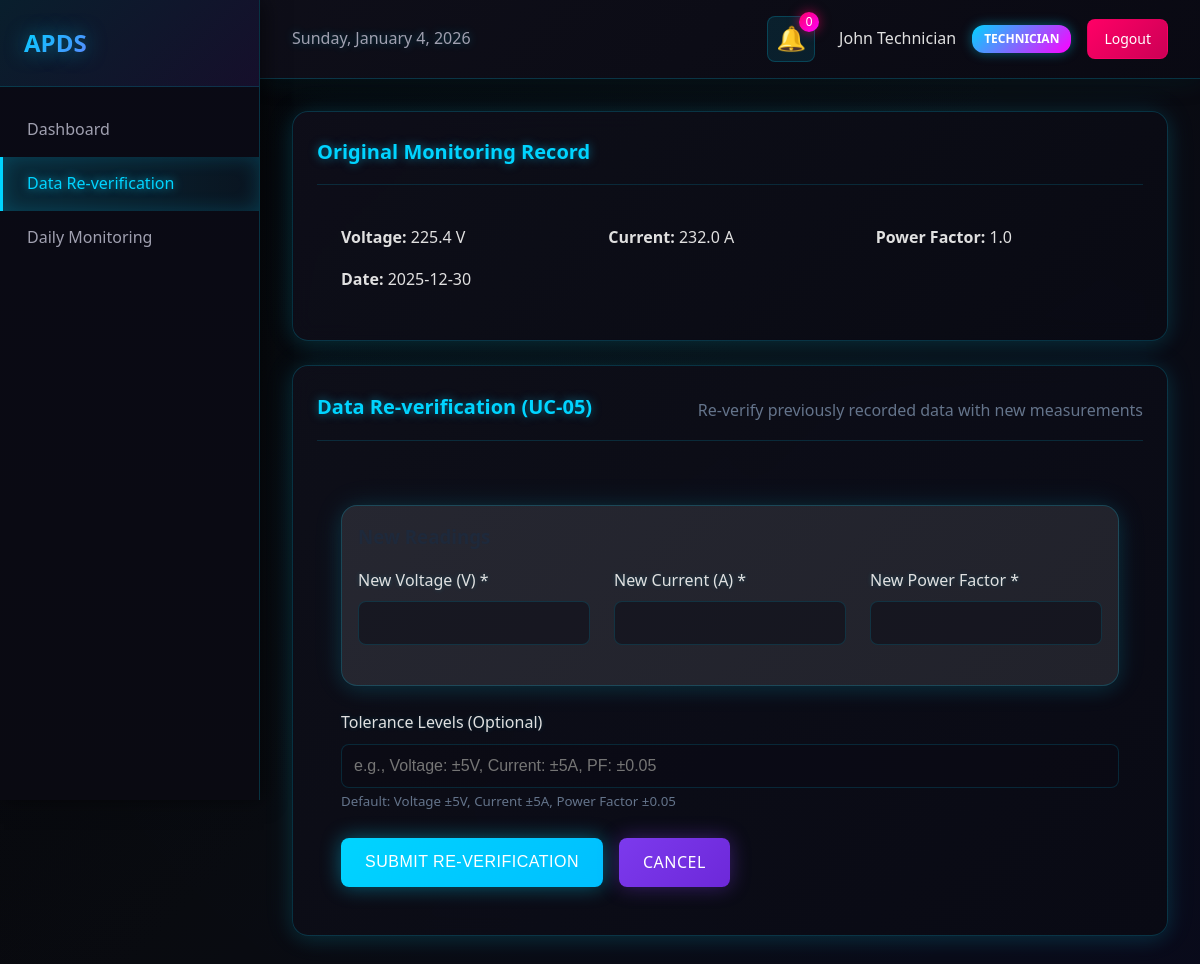
Screenshot of /forms/data-reverification?monitoring_id=1 (signed in) with the database file from the repository.
### tables this page shows
CREATE TABLE users (
                id INTEGER PRIMARY KEY AUTOINCREMENT,
                username TEXT UNIQUE NOT NULL,
                email TEXT UNIQUE NOT NULL,
                password_hash TEXT NOT NULL,
                role TEXT NOT NULL CHECK(role IN ('technician', 'engineer', 'dm', 'dgm', 'vendor')),
                full_name TEXT NOT NULL,
                department TEXT,
                created_at TIMESTAMP DEFAULT CURRENT_TIMESTAMP,
                is_active INTEGER DEFAULT 1
            );

CREATE TABLE daily_monitoring (
                id INTEGER PRIMARY KEY AUTOINCREMENT,
                equipment_id INTEGER NOT NULL,
                technician_id INTEGER NOT NULL,
                monitoring_date DATE NOT NULL,
                shift TEXT CHECK(shift IN ('morning', 'afternoon', 'night')),
                voltage REAL,
                current REAL,
                power_factor REAL,
                operational_status TEXT NOT NULL CHECK(operational_status IN ('normal', 'warning', 'critical')),
                observations TEXT,
                created_at TIMESTAMP DEFAULT CURRENT_TIMESTAMP,
                FOREIGN KEY (equipment_id) REFERENCES equipment(id),
                FOREIGN KEY (technician_id) REFERENCES users(id)
            );

### app/routes/form_routes.py (the view)
@forms_bp.route('/forms/data-reverification')
def data_reverification():
    auth_check = require_auth()
    if auth_check:
        return auth_check
    monitoring_id = request.args.get('monitoring_id')
    user = auth_controller.get_current_user()
    notifications = notification_controller.get_user_notifications(unread_only=True)
    original_monitoring = None
    if monitoring_id:
        monitoring_result = monitoring_controller.get_technician_history(limit=1000)
        if monitoring_result.get('success'):
            for record in monitoring_result.get('data', []):
                if record.get('id') == int(monitoring_id):
                    original_monitoring = record
                    break
    return render_template('forms/data_reverification.html',
                         user=user,
                         original_monitoring=original_monitoring,
                         notifications=notifications.get('data', []))

### app/controllers/auth_controller.py (called while the page is built)
    def get_current_user(self) -> dict:
        if 'user_id' not in session:
            return None
        user = self.auth_service.get_user_by_id(session['user_id'])
        if user:
            return user.to_dict()
        return None

    def is_authenticated(self) -> bool:
        return 'user_id' in session

### app/controllers/monitoring_controller.py (called while the page is built)
    def get_technician_history(self, limit: int = 100) -> dict:
        try:
            technician_id = session.get('user_id')
            if not technician_id:
                return {'success': False, 'message': 'Not authenticated'}
            records = self.monitoring_service.get_technician_monitoring_history(technician_id, limit)
            return {
                'success': True,
                'data': [record.to_dict() for record in records]
            }
        except Exception as e:
            return {
                'success': False,
                'message': str(e)
            }

### app/controllers/notification_controller.py (called while the page is built)
    def get_user_notifications(self, unread_only: bool = False) -> dict:
        try:
            user_id = session.get('user_id')
            if not user_id:
                return {'success': False, 'message': 'Not authenticated'}
            notifications = self.notification_service.get_user_notifications(user_id, unread_only)
            return {
                'success': True,
                'data': [notif.to_dict() for notif in notifications]
            }
        except Exception as e:
            return {
                'success': False,
                'message': str(e)
            }

### app/models/monitoring.py (called while the page is built)
    @classmethod
    def from_dict(cls, data: dict):
        return cls(
            id=data.get('id'),
            equipment_id=data.get('equipment_id', 0),
            technician_id=data.get('technician_id', 0),
            monitoring_date=datetime.fromisoformat(data['monitoring_date']).date() if data.get('monitoring_date') else date.today(),
            shift=data.get('shift'),
            voltage=data.get('voltage'),
            current=data.get('current'),
            power_factor=data.get('power_factor'),
            operational_status=data.get('operational_status', 'normal'),
            observations=data.get('observations'),
            created_at=datetime.fromisoformat(data['created_at']) if data.get('created_at') else None
        )

### app/repositories/base_repository.py (called while the page is built)
    def fetch_one(self, query: str, params: tuple = None):
        cursor = self.execute_query(query, params)
        return cursor.fetchone()

### app/templates/forms/data_reverification.html (shortened to what this page needs)
{% extends "base.html" %}
{% block sidebar_menu %}
<a href="{{ url_for('dashboard.technician_dashboard') }}">Dashboard</a>
<a href="{{ url_for('forms.data_reverification') }}" class="active">Data Re-verification</a>
<a href="{{ url_for('forms.daily_monitoring') }}">Daily Monitoring</a>
{% endblock %}
{% block content %}
{% if original_monitoring %}
<div class="card" style="margin-bottom: 1.5rem;">
    <div class="card-header">
        <h2 class="card-title">Original Monitoring Record</h2>
    </div>
    <div style="padding: 1.5rem;">
        <div class="grid grid-3">
            <div>
                <strong>Voltage:</strong> {{ original_monitoring.voltage or '-' }} V
            </div>
            <div>
                <strong>Current:</strong> {{ original_monitoring.current or '-' }} A
            </div>
            <div>
                <strong>Power Factor:</strong> {{ original_monitoring.power_factor or '-' }}
            </div>
        </div>
        <p style="margin-top: 1rem;"><strong>Date:</strong> {{ original_monitoring.monitoring_date[:10] if original_monitoring.monitoring_date else '-' }}</p>
    </div>
</div>
{% endif %}
<div class="card">
    <div class="card-header">
        <h2 class="card-title">Data Re-verification (UC-05)</h2>
        <p style="color: #64748b; margin-top: 0.5rem;">Re-verify previously recorded data with new measurements</p>
    </div>
    <form id="reverificationForm" style="padding: 1.5rem;">
        <div class="card" style="margin: 1.5rem 0; padding: 1rem; background-color: #f8fafc;">
            <h3 style="margin-bottom: 1rem; color: #1e293b;">New Readings</h3>
            <div class="grid grid-3">
                <div class="form-group">
                    <label class="form-label" for="new_voltage">New Voltage (V) *</label>
                    <input type="number" step="0.1" class="form-input" id="new_voltage" name="new_voltage" required>
                </div>
                <div class="form-group">
                    <label class="form-label" for="new_current">New Current (A) *</label>
                    <input type="number" step="0.1" class="form-input" id="new_current" name="new_current" required>
                </div>
                <div class="form-group">
                    <label class="form-label" for="new_power_factor">New Power Factor *</label>
                    <input type="number" step="0.01" min="0" max="1" class="form-input" id="new_power_factor" name="new_power_factor" required>
                </div>
            </div>
        </div>
        <div class="form-group">
            <label class="form-label" for="tolerance_levels">Tolerance Levels (Optional)</label>
            <input type="text" class="form-input" id="tolerance_levels" name="tolerance_levels" placeholder="e.g., Voltage: ±5V, Current: ±5A, PF: ±0.05">
            <small style="color: #64748b;">Default: Voltage ±5V, Current ±5A, Power Factor ±0.05</small>
        </div>
        <div class="form-actions" style="display: flex; gap: 1rem; margin-top: 1.5rem;">
            <button type="submit" class="btn btn-primary">Submit Re-verification</button>
            <a href="{{ url_for('dashboard.technician_dashboard') }}" class="btn btn-secondary">Cancel</a>
        </div>
    </form>
</div>
{% endblock %}

### app/templates/base.html (shortened to what this page needs)
<!DOCTYPE html>
<html lang="en">
<head>
    <link rel="stylesheet" href="{{ url_for('static', filename='css/main.css') }}">
</head>
<body>
    {% if user %}
    <div class="dashboard-container">
        <aside class="sidebar">
            <div class="sidebar-header">
                <h2>APDS</h2>
            </div>
            <nav class="sidebar-nav">
                {% block sidebar_menu %}{% endblock %}
            </nav>
        </aside>
        <div class="main-content">
            <header class="top-navbar">
                <div class="navbar-left">
                    <span class="current-date" id="currentDate"></span>
                </div>
                <div class="navbar-right">
                    <div class="notifications-dropdown">
                        <button class="notification-btn" id="notificationBtn">
                            🔔
                            <span class="notification-badge" id="notificationBadge">0</span>
                        </button>
                    </div>
                    <div class="user-profile">
                        <span class="user-name">{{ user.full_name }}</span>
                        <span class="user-role">{{ user.role|upper }}</span>
                        <a href="{{ url_for('auth.logout') }}" class="logout-btn">Logout</a>
                    </div>
                </div>
            </header>
            <main class="content-area">
                {% block content %}{% endblock %}
            </main>
        </div>
    </div>
    {% else %}
    <div class="auth-container">
        {% block auth_content %}{% endblock %}
    </div>
    {% endif %}
</body>
</html>

### rows the page displays
users: full_name "John Technician", role "TECHNICIAN"
daily_monitoring: voltage "225.4", current "232.0", power_factor "1.0", monitoring_date "2025-12-30"
